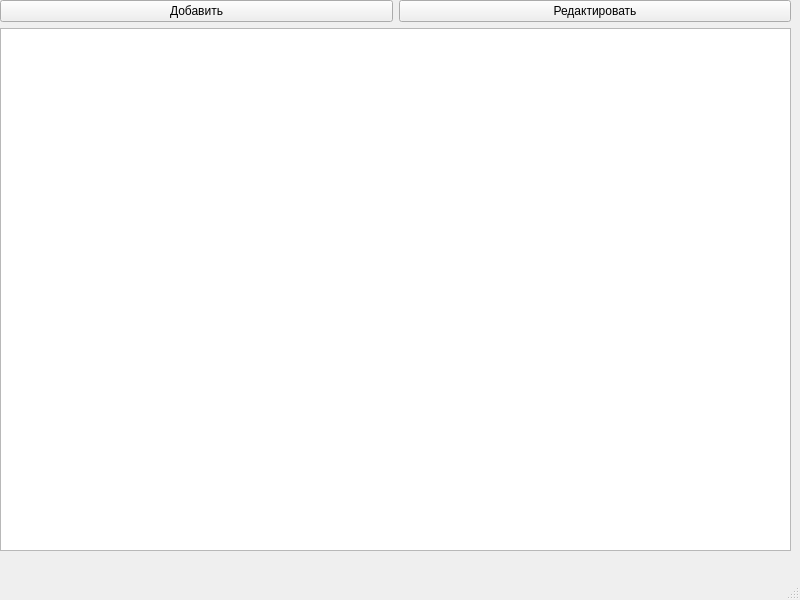
<?xml version="1.0" encoding="UTF-8"?>
<ui version="4.0">
 <class>MainWindow</class>
 <widget class="QMainWindow" name="MainWindow">
  <property name="geometry">
   <rect>
    <x>0</x>
    <y>0</y>
    <width>800</width>
    <height>600</height>
   </rect>
  </property>
  <property name="windowTitle">
   <string>MainWindow</string>
  </property>
  <widget class="QWidget" name="centralwidget">
   <widget class="QWidget" name="verticalLayoutWidget">
    <property name="geometry">
     <rect>
      <x>0</x>
      <y>0</y>
      <width>791</width>
      <height>551</height>
     </rect>
    </property>
    <layout class="QVBoxLayout" name="verticalLayout">
     <item>
      <layout class="QHBoxLayout" name="horizontalLayout">
       <item>
        <widget class="QPushButton" name="addButton">
         <property name="text">
          <string>Добавить</string>
         </property>
        </widget>
       </item>
       <item>
        <widget class="QPushButton" name="editButton">
         <property name="text">
          <string>Редактировать</string>
         </property>
        </widget>
       </item>
      </layout>
     </item>
     <item>
      <widget class="QTableWidget" name="tableWidget"/>
     </item>
    </layout>
   </widget>
  </widget>
  <widget class="QMenuBar" name="menubar">
   <property name="geometry">
    <rect>
     <x>0</x>
     <y>0</y>
     <width>800</width>
     <height>21</height>
    </rect>
   </property>
  </widget>
  <widget class="QStatusBar" name="statusbar"/>
 </widget>
 <resources/>
 <connections/>
</ui>
